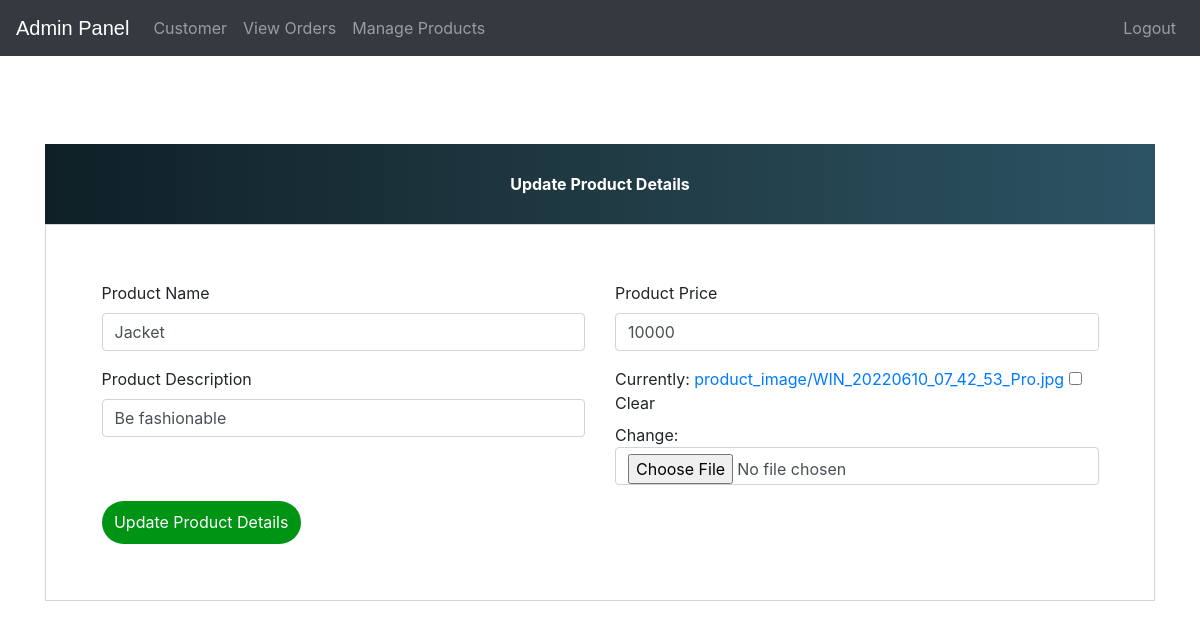
The app's page /update-product/1 (signed in) with its own data.
### ecom/models.py (models this page shows, shortened)
class Product(models.Model):
    name=models.CharField(max_length=40)
    product_image= models.ImageField(upload_to='product_image/',null=True,blank=True)
    price = models.PositiveIntegerField()
    description=models.CharField(max_length=40)

### ecom/views.py (the view)
# urls.py: path('update-product/<int:pk>', views.update_product_view,name='update-product'),
@login_required(login_url='adminlogin')
def update_product_view(request,pk):
    product=models.Product.objects.get(id=pk)
    productForm=forms.ProductForm(instance=product)
    if request.method=='POST':
        productForm=forms.ProductForm(request.POST,request.FILES,instance=product)
        if productForm.is_valid():
            productForm.save()
            return redirect('admin-products')
    return render(request,'ecom/admin_update_product.html',{'productForm':productForm})

### ecom/forms.py
class ProductForm(forms.ModelForm):
    class Meta:
        model=models.Product
        fields=['name','price','description','product_image']

### templates/ecom/admin_update_product.html (shortened to what this page needs)
{% extends 'ecom/admin_base.html' %}
{% load widget_tweaks %}
{% block content %}
<head>
  <link href="//maxcdn.bootstrapcdn.com/bootstrap/4.1.1/css/bootstrap.min.css" rel="stylesheet" id="bootstrap-css">
</head>
<br><br><br><br><br><br>
<form method="post" enctype="multipart/form-data">
  <div class="container register-form">
    <div class="form">
      <div class="note">
        <p>Update Product Details</p>
      </div>
      <div class="form-content">
        <div class="row">
          <div class="col-md-6">
            <div class="form-group">
              <label for="">Product Name</label>
              {% render_field productForm.name class="form-control" placeholder="Product Name" %}
            </div>
            <div class="form-group">
              <label for="">Product Description</label>
              {% render_field productForm.description class="form-control" placeholder="Description" %}
            </div>
          </div>
          <div class="col-md-6">
            <div class="form-group">
              <label for="">Product Price</label>
              {% render_field productForm.price class="form-control" placeholder="Price" %}
            </div>
            <div class="form-group">
              {% render_field productForm.product_image class="form-control" placeholder="product_image" %}
            </div>
          </div>
        </div>
        <button type="submit" class="btnSubmit">Update Product Details</button>
      </div>
    </div>
  </div>
</form>
{% endblock content %}

### templates/ecom/admin_base.html (style rules this page uses)
p { text-align: center; }

### templates/ecom/admin_update_product.html (style rules this page uses)
a:link { text-decoration: none; }
.note { text-align: center; height: 80px; background: #0F2027; background: -webkit-linear-gradient(to left, #2C5364, #203A43, #0F2027); background: linear-gradient(to left, #2C5364, #203A43, #0F2027); color: #fff; font-weight: bold; line-height: 80px; }
.form-content { padding: 5%; border: 1px solid #ced4da; margin-bottom: 2%; }
.form-control { border-radius: 1.5rem; }
.btnSubmit { border: none; border-radius: 1.5rem; padding: 1%; width: 20%; cursor: pointer; background: #009414; color: #fff; }

### records on screen
Product: name "Jacket", description "Be fashionable", price "10000"
